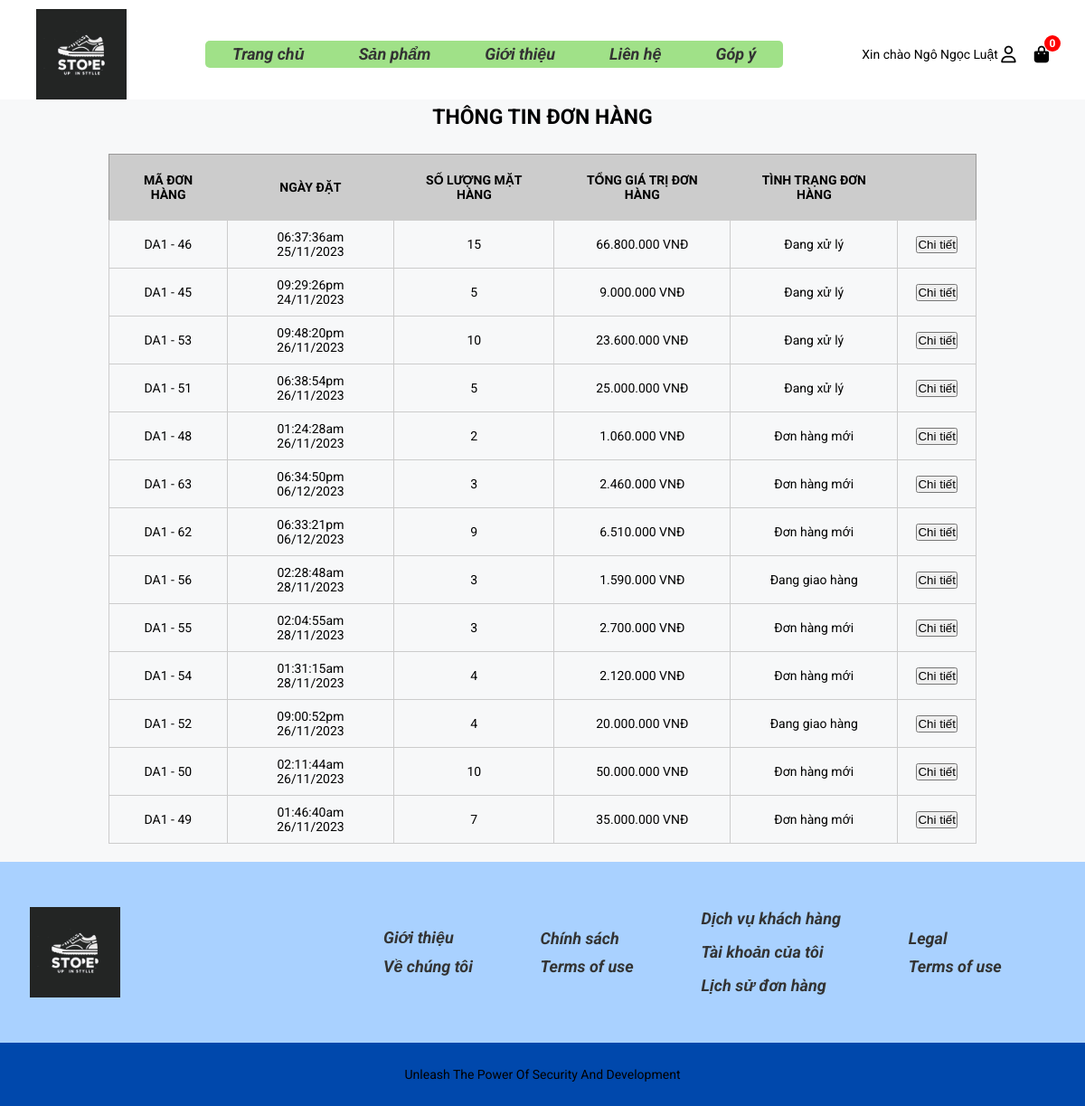
Screenshot of /index.php?act=yourorder (signed in) with the database file from the repository.
### tables this page shows
CREATE TABLE `bill` (
  `id` int(11) NOT NULL,
  `iduser` int(10) DEFAULT 0,
  `bill_name` varchar(255) NOT NULL,
  `bill_address` varchar(255) NOT NULL,
  `bill_tel` varchar(50) NOT NULL,
  `bill_email` varchar(255) NOT NULL,
  `bill_pttt` tinyint(1) NOT NULL DEFAULT 0 COMMENT '0.Thanh toán trực tiếp \r\n1.Chuyển khoản\r\n2.Thanh toán online',
  `ngaydathang` varchar(50) DEFAULT NULL,
  `total` int(10) NOT NULL DEFAULT 0,
  `bill_status` tinyint(1) NOT NULL DEFAULT 0 COMMENT '0.Đơn hàng mới\r\n1.Đang xử lý\r\n2.Đang giao hàng\r\n3.Đã giao ',
  `create_at` datetime NOT NULL DEFAULT current_timestamp()
);

### model/pdo.php (called while the page is built, shortened)
<?php
function pdo_get_connection()
{
    $dburl = "mysql:host=localhost;dbname=webbangiaynam;charset=utf8";
    $username = 'root';
    $password = '';
    $conn = new PDO($dburl, $username, $password);
    $conn->setAttribute(PDO::ATTR_ERRMODE, PDO::ERRMODE_EXCEPTION);
    return $conn;
}
function pdo_query($sql)
{
    $sql_args = array_slice(func_get_args(), 1);
    try {
        $conn = pdo_get_connection();
        $stmt = $conn->prepare($sql);
        $stmt->execute($sql_args);
        $rows = $stmt->fetchAll(PDO::FETCH_ASSOC);
        return $rows;
    } catch (PDOException $e) {
        throw $e;
    } finally {
        unset($conn);
    }
}

### model/giohang.php (called while the page is built, shortened)
<?php
    function load_order($iduser) {
        $sql = "SELECT
        bill.id AS id,
        bill.ngaydathang,
        bill.total,
        bill.bill_status,
        SUM(cart.soluong) AS soluong
    FROM
        bill
    JOIN
        cart ON bill.id = cart.idbill
    WHERE
        bill.iduser = $iduser
    GROUP BY
        bill.id, bill.ngaydathang, bill.total, bill.bill_status
    ORDER BY
        bill.bill_status = 1 DESC
    ";
        $loadallbill = pdo_query($sql);
        return $loadallbill;
    }
    function get_ttdh($n) {
        switch($n) {
            case "0":
                $tt = "Đơn hàng mới";
                break;
            case "1":
                $tt = "Đang xử lý";
                break;
            case "2":
                $tt = "Đang giao hàng";
                break;
        }
        return $tt;
    }
    function format($numberformat) {
        return number_format($numberformat,0,',','.'). ' VNĐ';
    }

### view/giohang/donhangcuatoi.php (the view)
<div class="content_trangchu_sp">
    <div class="title">
        <p>THÔNG TIN ĐƠN HÀNG</p>
    </div>
    <div class="table">
        <table>
            <tr>
                <th>MÃ ĐƠN HÀNG</th>
                <th>NGÀY ĐẶT</th>
                <th>SỐ LƯỢNG MẶT HÀNG</th>
                <th>TỔNG GIÁ TRỊ ĐƠN HÀNG</th>
                <th>TÌNH TRẠNG ĐƠN HÀNG</th>
                <th></th>
            </tr>
            <?php foreach($loadallbill as $bill) {
                extract($bill);
                $tddh = get_ttdh($bill_status);
                echo '
                    <tr>
                        <td>DA1 - '.$bill['id'].'</td>
                        <td>'.$ngaydathang.'</td>
                        <td>'.$soluong.'</td>
                        <td>'.format($total).' </td>
                        <td>'.$tddh.'</td>
                        <td><a href="index.php?act=order&idbill='.$bill['id'].'"><input type="button" value="Chi tiết" style="cursor: pointer;"></a></td>
                    </tr>
                ';
            }
            ?>
        </table>
    </div>
</div>

### assets/css/style.css (style rules this page uses)
* { margin: 0; padding: 0; box-sizing: border-box; }
.content_trangchu_sp { margin: 0 auto; width: 80%; }
.title { text-align: center; height: 40px; font-size: 23px; font-weight: bold; line-height: 40px; margin-bottom: 10px; }
.table { margin: 20px 0 20px 0; min-height: 500px; }
.table table { width: 100%; border-collapse: collapse; border: 1px #999 solid; }
.table table th { padding: 20px; background-color: #ccc; }
.table table td { padding: 10px 20px; border: 1px #ccc solid; text-align: center; }

### assets/css/slider.css (style rules this page uses)
* { box-sizing: border-box }

### assets/css/loginandregister.css (style rules this page uses)
body { margin: 0; padding: 0; background-color: #f7f8f9; font-family: 'Roboto', sans-serif; font-size: 14px; }

### rows the page displays
bill: id "46", ngaydathang "06:37:36am 25/11/2023", soluong "15", total "66.800.000 VNĐ", bill_status "Đang xử lý"
bill: id "45", ngaydathang "09:29:26pm 24/11/2023", soluong "5", total "9.000.000 VNĐ", bill_status "Đang xử lý"
bill: id "53", ngaydathang "09:48:20pm 26/11/2023", soluong "10", total "23.600.000 VNĐ", bill_status "Đang xử lý"
bill: id "51", ngaydathang "06:38:54pm 26/11/2023", soluong "5", total "25.000.000 VNĐ", bill_status "Đang xử lý"
bill: id "48", ngaydathang "01:24:28am 26/11/2023", soluong "2", total "1.060.000 VNĐ", bill_status "Đơn hàng mới"
bill: id "63", ngaydathang "06:34:50pm 06/12/2023", soluong "3", total "2.460.000 VNĐ", bill_status "Đơn hàng mới"
bill: id "62", ngaydathang "06:33:21pm 06/12/2023", soluong "9", total "6.510.000 VNĐ", bill_status "Đơn hàng mới"
bill: id "56", ngaydathang "02:28:48am 28/11/2023", soluong "3", total "1.590.000 VNĐ", bill_status "Đang giao hàng"
bill: id "55", ngaydathang "02:04:55am 28/11/2023", soluong "3", total "2.700.000 VNĐ", bill_status "Đơn hàng mới"
bill: id "54", ngaydathang "01:31:15am 28/11/2023", soluong "4", total "2.120.000 VNĐ", bill_status "Đơn hàng mới"
bill: id "52", ngaydathang "09:00:52pm 26/11/2023", soluong "4", total "20.000.000 VNĐ", bill_status "Đang giao hàng"
bill: id "50", ngaydathang "02:11:44am 26/11/2023", soluong "10", total "50.000.000 VNĐ", bill_status "Đơn hàng mới"
bill: id "49", ngaydathang "01:46:40am 26/11/2023", soluong "7", total "35.000.000 VNĐ", bill_status "Đơn hàng mới"

### other values shown
$_SESSION['user']['username'] "Ngô Ngọc Luật"
$cartCount "0"
